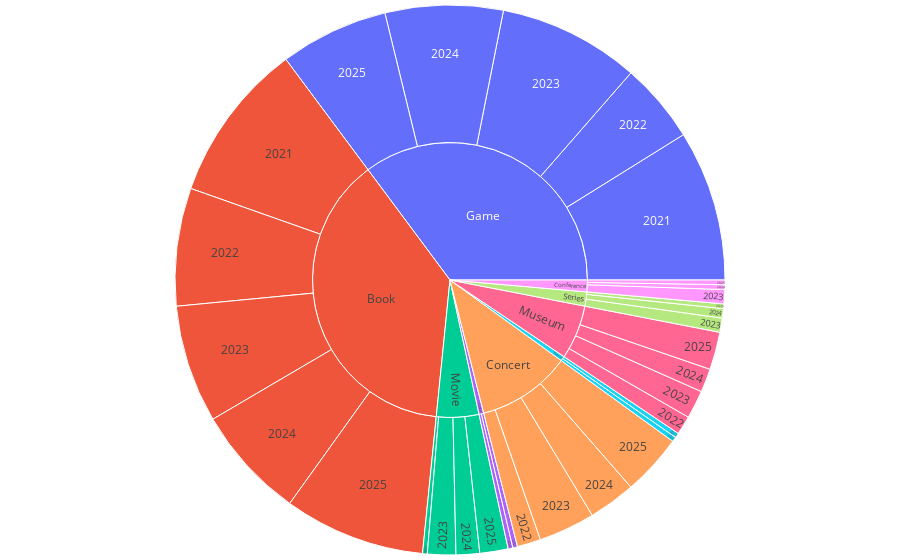

The cell this chart's notebook holds for it:
### Markdown cell above
## What?

### Code cell
import plotly.express as px
def widthsplitter(s, width):
    s_split = s.split(' ')
    output = []
    current = ""
    for item in s_split:
        current += item + ' '
        if len(current) > width:
            output.append(current)
            current = ""
    if current != "":
        output.append(current)
    return output

def rounder(score):
    return float(round(score*2))/2

def customwrap(s, width=10):
    return "<br>".join(widthsplitter(s, width))

df4 = df.copy()
df4[['year','month']] = df4['date'].str.split('-',expand=True)
df4['scoreactual'] = df4['score'].apply(lambda x: rounder(x))
df4['displayname'] = [
    customwrap(f"{name} by {creator}") if not pd.isna(creator) else customwrap(f"{name}")
    for name, creator in zip(df4['name'], df4['creator'])
    ]
fig = px.sunburst(
    df4, path=['type', 'year', 'scoreactual', 'displayname'], maxdepth=2,
)
fig.update_layout(margin={'t':5,'l':5,'b':5,'r':5}, showlegend=False)
fig.update_traces(sort=False, hovertemplate='<b>Amount: %{value} </b><br>%{label}')
fig.show()

### Figure 1 — Plotly figure (JSON) as saved in the notebook; plotly's stock layout.template omitted (floating-point values rounded to 4 significant figures; data arrays with more than 128 entries replaced by an {"elided": "..."} marker saying what was removed)
{"data": [{"branchvalues": "total", "domain": {"x": [0, 1], "y": [0, 1]}, "hovertemplate": "<b>Amount: %{value} </b><br>%{label}", "ids": {"elided": "536 str values"}, "labels": {"elided": "536 str values"}, "maxdepth": 2, "name": "", "parents": {"elided": "536 str values"}, "sort": false, "type": "sunburst", "values": {"elided": "536 int values"}}], "layout": {"legend": {"tracegroupgap": 0}, "margin": {"b": 5, "l": 5, "r": 5, "t": 5}, "showlegend": false}}
